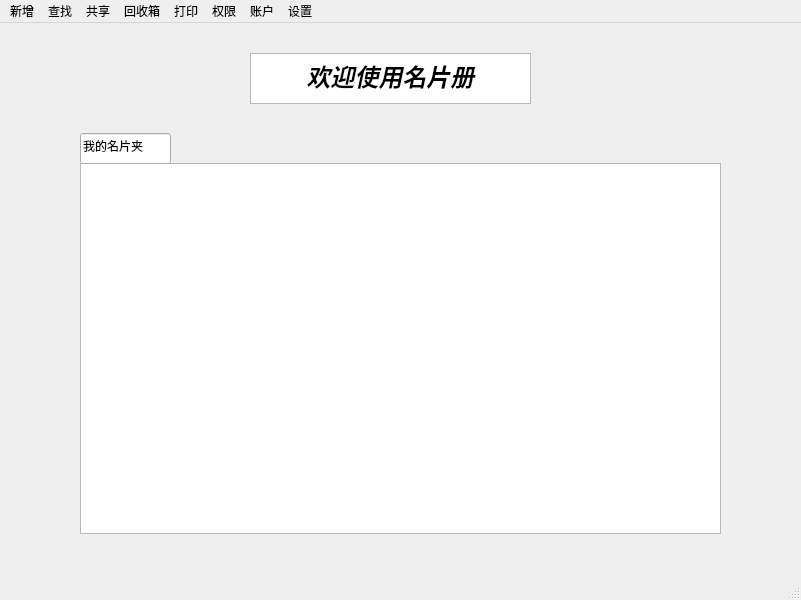
<?xml version="1.0" encoding="UTF-8"?>
<ui version="4.0">
 <class>MainWindow</class>
 <widget class="QMainWindow" name="MainWindow">
  <property name="geometry">
   <rect>
    <x>0</x>
    <y>0</y>
    <width>801</width>
    <height>600</height>
   </rect>
  </property>
  <property name="windowTitle">
   <string>MainWindow</string>
  </property>
  <widget class="QWidget" name="centralwidget">
   <widget class="QTextBrowser" name="Hello">
    <property name="geometry">
     <rect>
      <x>250</x>
      <y>30</y>
      <width>281</width>
      <height>51</height>
     </rect>
    </property>
    <property name="html">
     <string>&lt;!DOCTYPE HTML PUBLIC &quot;-//W3C//DTD HTML 4.0//EN&quot; &quot;http://www.w3.org/TR/REC-html40/strict.dtd&quot;&gt;
&lt;html&gt;&lt;head&gt;&lt;meta name=&quot;qrichtext&quot; content=&quot;1&quot; /&gt;&lt;style type=&quot;text/css&quot;&gt;
p, li { white-space: pre-wrap; }
&lt;/style&gt;&lt;/head&gt;&lt;body style=&quot; font-family:'SimSun'; font-size:9.07563pt; font-weight:400; font-style:normal;&quot;&gt;
&lt;p align=&quot;center&quot; style=&quot; margin-top:0px; margin-bottom:0px; margin-left:0px; margin-right:0px; -qt-block-indent:0; text-indent:0px;&quot;&gt;&lt;span style=&quot; font-size:18pt; font-weight:600; font-style:italic;&quot;&gt;欢迎使用名片册&lt;/span&gt;&lt;/p&gt;&lt;/body&gt;&lt;/html&gt;</string>
    </property>
   </widget>
   <widget class="QLineEdit" name="CardcaseName">
    <property name="geometry">
     <rect>
      <x>80</x>
      <y>110</y>
      <width>91</width>
      <height>31</height>
     </rect>
    </property>
    <property name="text">
     <string>我的名片夹</string>
    </property>
   </widget>
   <widget class="QTableView" name="Cardcase">
    <property name="geometry">
     <rect>
      <x>80</x>
      <y>140</y>
      <width>641</width>
      <height>371</height>
     </rect>
    </property>
    <property name="styleSheet">
     <string notr="true"/>
    </property>
   </widget>
   <zorder>Cardcase</zorder>
   <zorder>Hello</zorder>
   <zorder>CardcaseName</zorder>
  </widget>
  <widget class="QMenuBar" name="menubar">
   <property name="geometry">
    <rect>
     <x>0</x>
     <y>0</y>
     <width>801</width>
     <height>26</height>
    </rect>
   </property>
   <widget class="QMenu" name="menuFind">
    <property name="title">
     <string>查找</string>
    </property>
    <addaction name="Find"/>
    <addaction name="Replace"/>
   </widget>
   <widget class="QMenu" name="menuNew">
    <property name="title">
     <string>新增</string>
    </property>
    <addaction name="OneByImport"/>
    <addaction name="BulkNew"/>
    <addaction name="BulkImport"/>
   </widget>
   <widget class="QMenu" name="menuShare">
    <property name="title">
     <string>共享</string>
    </property>
    <addaction name="CardShare"/>
    <addaction name="CardcaseShare"/>
    <addaction name="Export"/>
   </widget>
   <widget class="QMenu" name="RecycleBin">
    <property name="title">
     <string>回收箱</string>
    </property>
   </widget>
   <widget class="QMenu" name="menuPrint">
    <property name="title">
     <string>打印</string>
    </property>
   </widget>
   <widget class="QMenu" name="menuPermissions">
    <property name="title">
     <string>权限</string>
    </property>
   </widget>
   <widget class="QMenu" name="menuAccount">
    <property name="title">
     <string>账户</string>
    </property>
   </widget>
   <widget class="QMenu" name="menuSetting">
    <property name="title">
     <string>设置</string>
    </property>
   </widget>
   <addaction name="menuNew"/>
   <addaction name="menuFind"/>
   <addaction name="menuShare"/>
   <addaction name="RecycleBin"/>
   <addaction name="menuPrint"/>
   <addaction name="menuPermissions"/>
   <addaction name="menuAccount"/>
   <addaction name="menuSetting"/>
  </widget>
  <widget class="QStatusBar" name="statusbar"/>
  <action name="Find">
   <property name="text">
    <string>查找</string>
   </property>
  </action>
  <action name="Replace">
   <property name="text">
    <string>替换</string>
   </property>
  </action>
  <action name="OneByImport">
   <property name="text">
    <string>逐片新增</string>
   </property>
  </action>
  <action name="BulkNew">
   <property name="text">
    <string>批量新增</string>
   </property>
  </action>
  <action name="BulkImport">
   <property name="text">
    <string>批量导入</string>
   </property>
  </action>
  <action name="CardShare">
   <property name="text">
    <string>名片共享</string>
   </property>
  </action>
  <action name="CardcaseShare">
   <property name="text">
    <string>名片夹共享</string>
   </property>
  </action>
  <action name="Export">
   <property name="text">
    <string>导出</string>
   </property>
  </action>
 </widget>
 <resources>
  <include location="../../../qrc/test.qrc"/>
 </resources>
 <connections/>
</ui>
